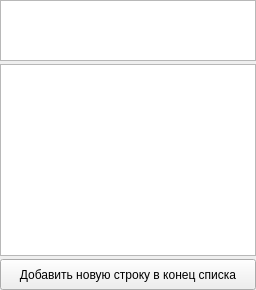
          <widget class="QWidget" name="tab_28">
           <attribute name="title">
            <string>Оборудование</string>
           </attribute>
           <layout class="QVBoxLayout" name="verticalLayout_45">
            <property name="spacing">
             <number>3</number>
            </property>
            <property name="leftMargin">
             <number>0</number>
            </property>
            <property name="topMargin">
             <number>0</number>
            </property>
            <property name="rightMargin">
             <number>0</number>
            </property>
            <property name="bottomMargin">
             <number>0</number>
            </property>
            <item>
             <widget class="QTableWidget" name="tbl_equipment_filtr">
              <property name="maximumSize">
               <size>
                <width>16777215</width>
                <height>61</height>
               </size>
              </property>
             </widget>
            </item>
            <item>
             <widget class="QTableWidget" name="tbl_equipment"/>
            </item>
            <item>
             <widget class="QPushButton" name="btn_add_equipment">
              <property name="minimumSize">
               <size>
                <width>0</width>
                <height>31</height>
               </size>
              </property>
              <property name="text">
               <string>Добавить новую строку в конец списка</string>
              </property>
             </widget>
            </item>
           </layout>
          </widget>
